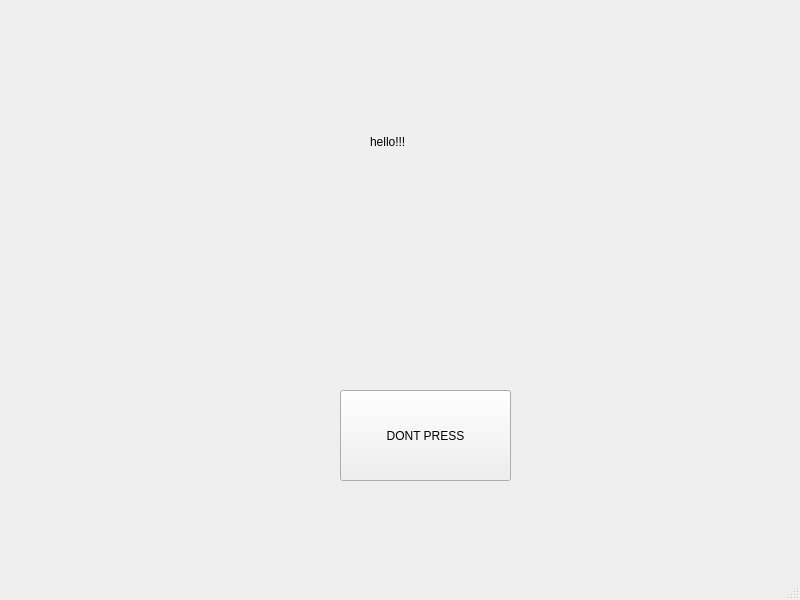
<?xml version="1.0" encoding="UTF-8"?>
<ui version="4.0">
 <class>MainWindow</class>
 <widget class="QMainWindow" name="MainWindow">
  <property name="geometry">
   <rect>
    <x>0</x>
    <y>0</y>
    <width>800</width>
    <height>600</height>
   </rect>
  </property>
  <property name="windowTitle">
   <string>MainWindow</string>
  </property>
  <widget class="QWidget" name="centralwidget">
   <widget class="QPushButton" name="dontpress_btn">
    <property name="geometry">
     <rect>
      <x>340</x>
      <y>390</y>
      <width>171</width>
      <height>91</height>
     </rect>
    </property>
    <property name="text">
     <string>DONT PRESS</string>
    </property>
   </widget>
   <widget class="QLabel" name="cursed_label">
    <property name="geometry">
     <rect>
      <x>370</x>
      <y>96</y>
      <width>201</width>
      <height>91</height>
     </rect>
    </property>
    <property name="text">
     <string>hello!!!</string>
    </property>
   </widget>
  </widget>
  <widget class="QMenuBar" name="menubar">
   <property name="geometry">
    <rect>
     <x>0</x>
     <y>0</y>
     <width>800</width>
     <height>22</height>
    </rect>
   </property>
  </widget>
  <widget class="QStatusBar" name="statusbar"/>
 </widget>
 <resources/>
 <connections/>
</ui>
